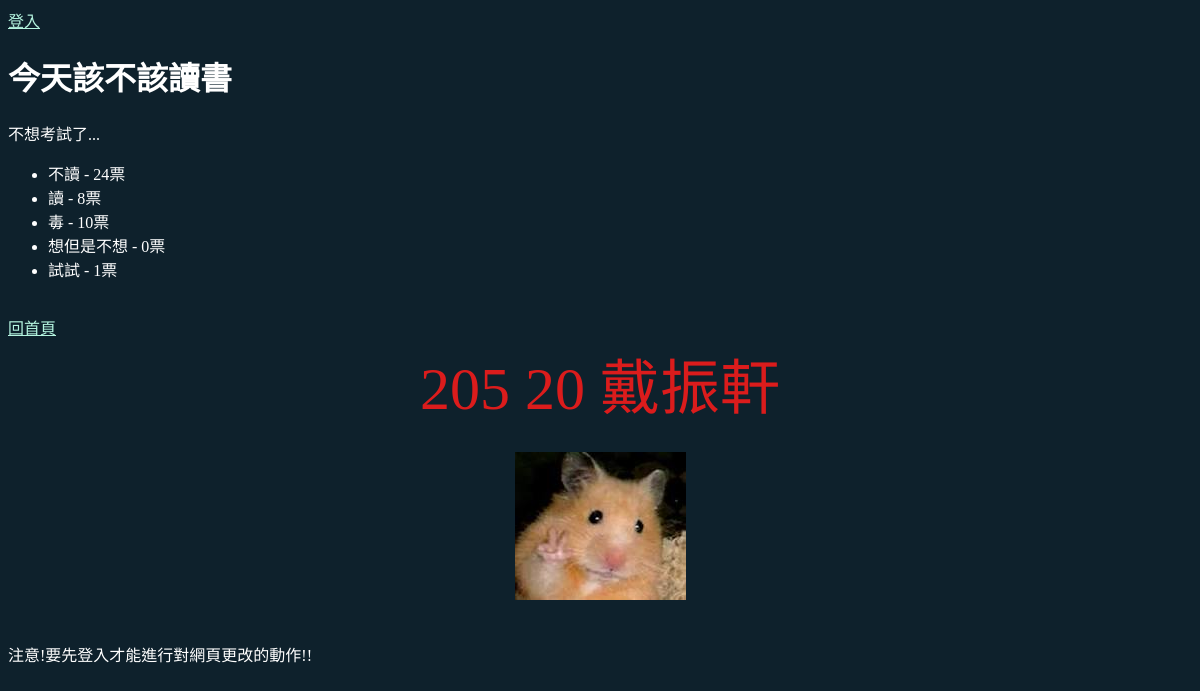
Before: /poll/1/ with the older database file.
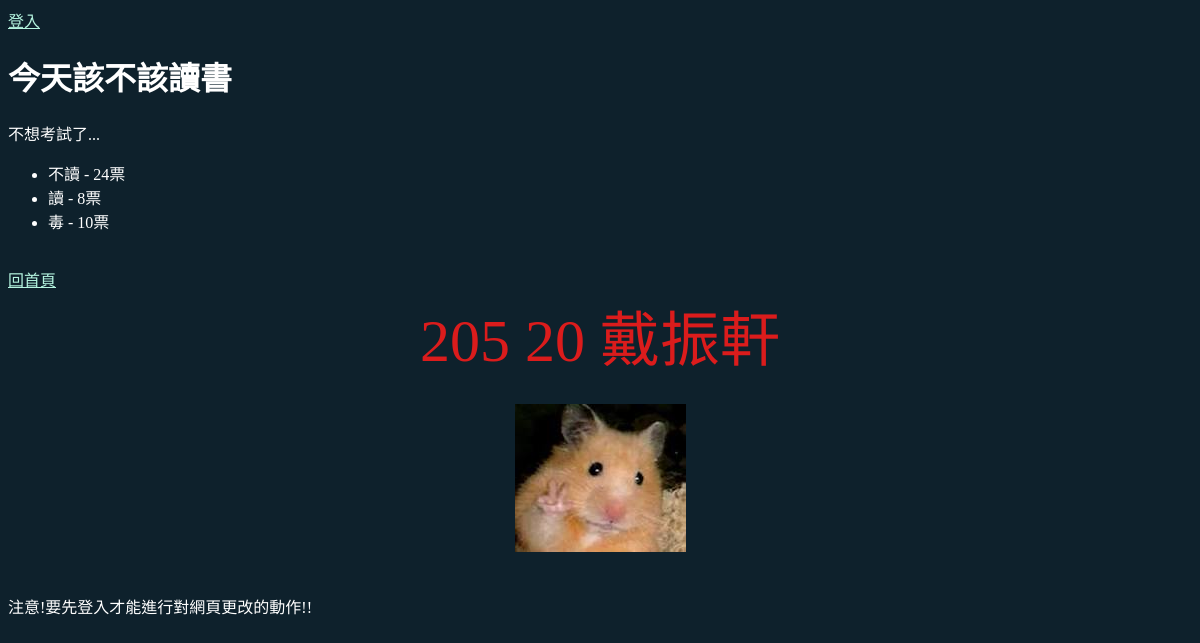
After: the same page with the newer database file.
### default/models.py (models this page shows, shortened)
class Poll(models.Model):   #models.Model 如何與底層資料庫聯繫
    subject = models.CharField("投票主題",max_length=64)   #["投票主題"][subject]投票名稱，可自訂
    desc = models.TextField ("說明") #紀錄欄位型態
    created = models.DateField("建立日期",auto_now_add=True)  #紀錄投票時間(日期)

class Option(models.Model):
    title = models.CharField("選項文字", max_length=64)
    votes = models.IntegerField("票數", default=0) #紀錄該項投了幾次[IntegerField>>紀錄整數]
    poll_id = models.IntegerField("投票主題編號") #*id>在>models.Model自動產生的流水號，這裡用來記錄編號與資料庫的關係

### default/views.py (the view)
# urls.py: path("<int:pk>/",PollView.as_view(), name = 'poll_view'), #用小於大於標示要變動的參數,pk是一個參數  ;#用name 為各種路徑取一個名子，可與poll_detail第12行的url合併使用
class PollView(DetailView):  #DetailView 會預設用urls中設定的pk參數去找ip
    model = Poll
    def get_context_data(self, **kwargs):  #額外獲取要傳給頁面範本的資料(解決有些資料不再Poll中)(產生一本字典)
        ctx =  super().get_context_data(**kwargs) #ctx是一本字典，裡面裝有DetailView獲取要傳給範本的資料和他沒獲取到的;[super()]從PollView的副(父?)類別中先獲取執行get_context_data()的方法，並將獲得的東西存入字典
        ctx['option_list'] = Option.objects.filter(poll_id=self.object.id)  #化簡上兩行
        return ctx #記得把加工後的資料傳回去給目標的頁面範本使用

### templates/default/poll_detail.html (shortened to what this page needs)
{% extends "base.html" %}
{% block main %}
    <h1>{{ poll.subject }}</h1>
    <p>{{ poll.desc }}</p>
    <ul>
        {% for op in option_list %}
        <li>
            {% if user.is_authenticated %}
            <a href="{% url 'poll_vote' op.id %}">{{ op.title }}</a> - {{ op.votes }}票
                <a href="{% url 'option_edit' op.id %}">修改</a>
                <a href="{% url 'option_delete' op.id %}">刪除</a>
            {% else %}
            {{ op.title }} - {{ op.votes }}票
            {% endif %}
        </li>
        {% endfor %}
    </ul>
    <br >
    <a href="{% url 'poll_list' %}">回首頁</a>
{% endblock %}

### templates/base.html (shortened to what this page needs)
<!DOCTYPE html>
<html lang="zh-hant">
<head>
</head>
<body>
    <div>
        {% if not user.is_authenticated %}
        <a href="{% url 'login' %}">登入</a>
        {% else %}
        <form action="{% url 'logout' %}" method="post">
            {% csrf_token %}
            Hi! {{ user }}
            <input type="submit" value="登出">
        </form>
        {% endif %}
    </div>
    {% block main %}{% endblock %}
    <div class="neon" >205 20 戴振軒</div>
    <div style="display: flex; justify-content: center; align-items: center; height: 200px;">
        <img>
    </div>
    {% if not user.is_authenticated %}
    <p>注意!要先登入才能進行對網頁更改的動作!!</p>
    {% endif %}
</body>
</html>

### templates/base.html (style rules this page uses)
body { background-color: #0e212c; color: #fff; }
a { color: rgb(181, 245, 224); }
.neon { color: #db1c1c; font-size: 60px; }
.neon { color: #db1c1c; font-size: 60px; animation: neon 1.5s ease-in-out infinite alternate; text-align: center; }

Changed rows visible on the page:
removed Option: title "想但是不想", votes "0"
removed Option: title "試試", votes "1"
